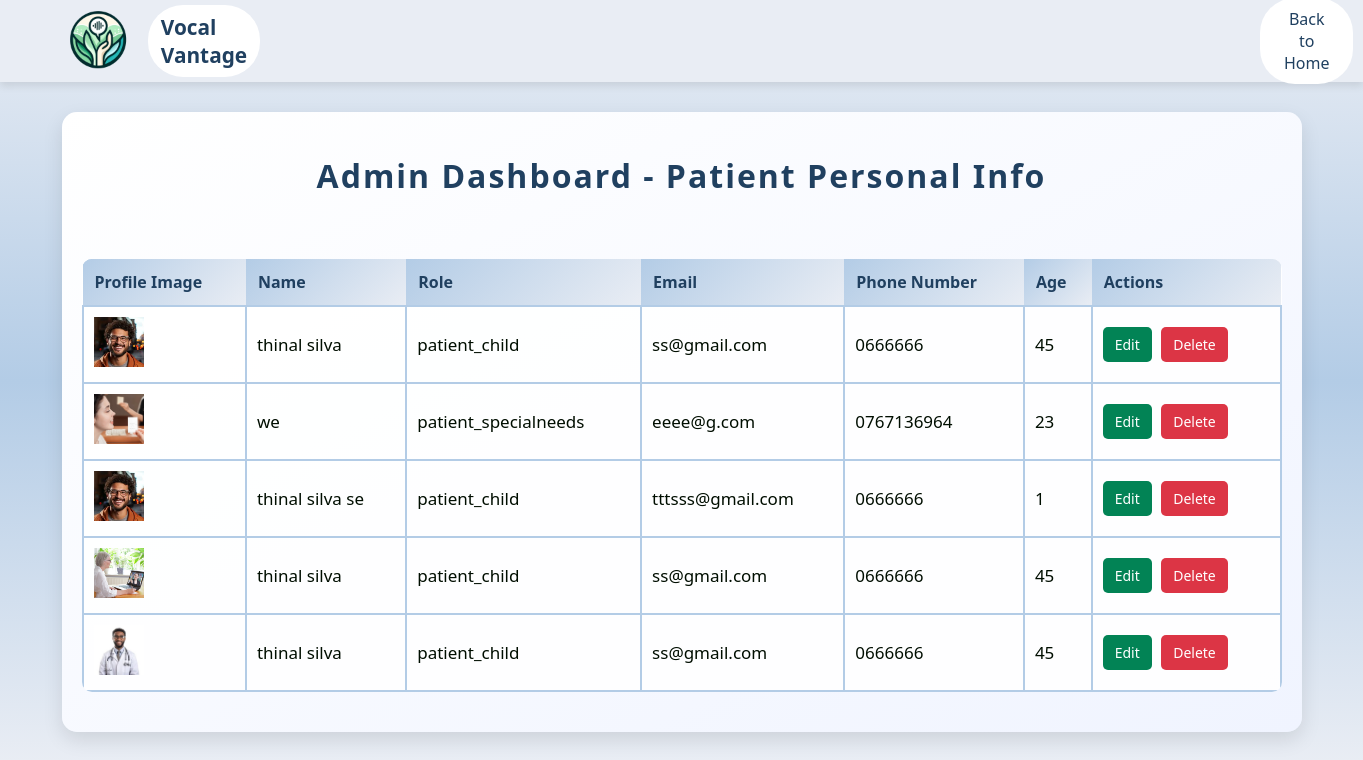
The app's page /Admin/paitent_personal_info.php with its own data.
### tables this page shows
CREATE TABLE IF NOT EXISTS `paitents_personal_info` (
  `id` int NOT NULL AUTO_INCREMENT,
  `filename` varchar(255) NOT NULL,
  `name` varchar(255) NOT NULL,
  `role` enum('patient_child','patient_adult','patient_specialneeds','') NOT NULL,
  `email` varchar(255) NOT NULL,
  `phone_number` varchar(255) NOT NULL,
  `age` int NOT NULL,
  PRIMARY KEY (`id`)
);

### Admin/paitent_personal_info.php (the view, shortened to what this page needs)
<?php
$connect = mysqli_connect("localhost", "root", "", "vocal_vantage");
$sql = "SELECT * FROM paitents_personal_info";
$result = mysqli_query($connect, $sql);
?>
<!DOCTYPE html>
<html lang="en">
<head>
</head>
<body>
    <header class="navbar">
    <img src="../Resourses/index/logo 01.png">
        <div class="logo">Vocal Vantage</div>
        <div class="auth-buttons">
            <a href="usermanagement.html"><button class="signup" >Back to Home</button></a>
        </div>
    </header>
    <div class="dashboard-container"><br>
        <h2>Admin Dashboard - Patient Personal Info</h2><br>
        <?php if (mysqli_num_rows($result) > 0): ?>
            <table>
                <thead>
                    <tr>
                        <th>Profile Image</th>
                        <th>Name</th>
                        <th>Role</th>
                        <th>Email</th>
                        <th>Phone Number</th>
                        <th>Age</th>
                        <th>Actions</th>
                    </tr>
                </thead>
                <tbody>
                    <?php while ($row = mysqli_fetch_assoc($result)): ?>
                        <tr>
                            <td><img src="../Patient/files/<?php echo htmlspecialchars($row['filename']); ?>" alt="Profile"></td>
                            <td><?php echo htmlspecialchars($row['name']); ?></td>
                            <td><?php echo htmlspecialchars($row['role']); ?></td>
                            <td><?php echo htmlspecialchars($row['email']); ?></td>
                            <td><?php echo htmlspecialchars($row['phone_number']); ?></td>
                            <td><?php echo htmlspecialchars($row['age']); ?></td>
                            <td>
                            <a href="javascript:void(0);"
       class="edit-btn"
       onclick="openEditModal(<?php echo htmlspecialchars(json_encode($row)); ?>)">
        Edit
    </a>
    <a href="?delete=<?php echo $row['id']; ?>"
       onclick="return confirm('Are you sure you want to delete this record?');"
       class="delete-btn">Delete</a>
                            </td>
                        </tr>
                    <?php endwhile; ?>
                </tbody>
            </table>
        <?php else: ?>
            <p>No records found.</p>
        <?php endif; ?>
    </div>
</body>
</html>

### Admin/paitent_personal_info.php (style rules this page uses)
* { margin: 0; padding: 0; font-family: 'Segoe UI', Tahoma, Geneva, Verdana, sans-serif; }
body { background: linear-gradient( #E9EDF4,#b3cce6, #E9EDF4); min-height: 80vh; }
header { position: relative; height: 50px; }
.navbar { display: flex; align-items: center; padding: 1.0rem 3rem; background-color: #E9EDF4; box-shadow: 0 4px 8px rgba(0, 0, 0, 0.1); }
.navbar .logo { font-size: 1.3rem; font-weight: bold; color: #204060; background-color: #FFFFFF; padding: 0.5rem 0.8rem; border-radius: 35px; animation: slideIn 4s ease forwards; }
img { width: 100px; height: 100px; }
.navbar .auth-buttons { margin-left: 1000px; background-color: #FFFFFF; padding: 0.01rem 0.5rem; border-radius: 35px; }
.auth-buttons .signup { padding: 0.6rem 1.0rem; border: none; border-radius: 20px; cursor: pointer; font-size: 1rem; transition: background-color 0.3s, color 0.3s; }
.auth-buttons .signup { background-color: transparent; color: #204060; }
.dashboard-container { max-width: 1200px; margin: 30px auto; padding: 20px; background: linear-gradient(to bottom right, #ffffff, #f0f4ff); box-shadow: 0 8px 20px rgba(0, 0, 0, 0.1); border-radius: 15px; overflow: hidden; }
h2 { text-align: center; color: #204060; margin-bottom: 20px; font-size: 2rem; letter-spacing: 2px; animation: slideIn 1s ease-in-out; }
table { width: 100%; border-collapse: collapse; margin-bottom: 20px; background-color: #fff; margin-top: 20px; background: rgba(255, 255, 255, 0.9); border-radius: 10px; overflow: hidden; }
table thead { background: linear-gradient(135deg, #b3cce6, #E9EDF4); color: #204060; }
table th, table td { padding: 12px 15px; text-align: left; font-size: 14px; border-bottom: 1px solid #ddd; }
table th { background: linear-gradient(135deg, #b3cce6, #E9EDF4); color: #204060; padding: 12px; text-align: left; font-size: 1rem; }
table td { padding: 10px; border: 2px solid #b3cce6; font-size: 17px; cursor: pointer; color: #000E00; }
table tr { transition: background-color 0.3s ease, transform 0.3s ease; }
table img { width: 50px; height: 50px; align-items: center; object-fit: cover; }
a.edit-btn, a.delete-btn { text-decoration: none; font-size: 14px; padding: 8px 12px; border-radius: 5px; margin-right: 5px; display: inline-block; transition: background-color 0.3s, color 0.3s, transform 0.3s; }
a.edit-btn { background-color: #028355; color: white; animation: pulse 2s infinite alternate; }
a.delete-btn { background-color: #dc3545; color: white; }

### records on screen
paitents_personal_info: filename (picture), name "thinal silva", role "patient_child", email "ss@gmail.com", phone_number "0666666", age "45"
paitents_personal_info: filename (picture), name "we", role "patient_specialneeds", email "eeee@g.com", phone_number "0767136964", age "23"
paitents_personal_info: filename (picture), name "thinal silva se", role "patient_child", email "tttsss@gmail.com", phone_number "0666666", age "1"
paitents_personal_info: filename (picture), name "thinal silva", role "patient_child", email "ss@gmail.com", phone_number "0666666", age "45"
paitents_personal_info: filename (picture), name "thinal silva", role "patient_child", email "ss@gmail.com", phone_number "0666666", age "45"
